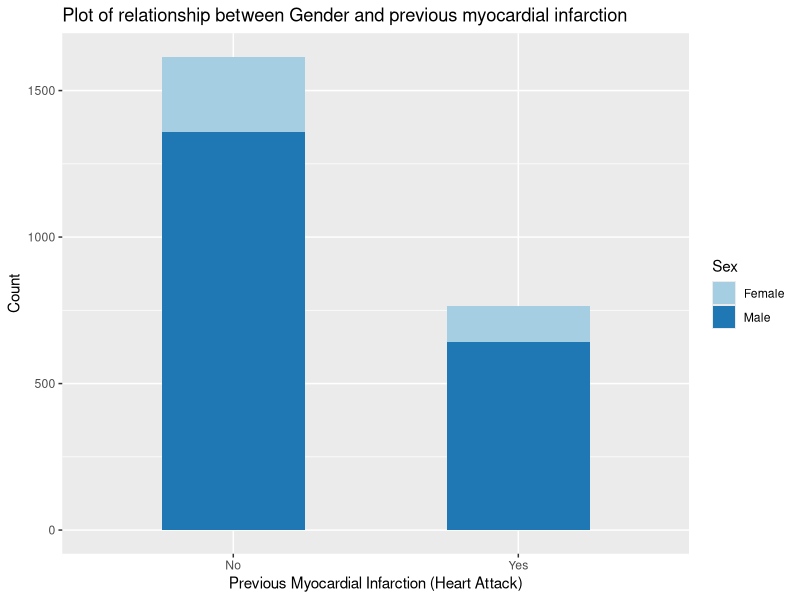
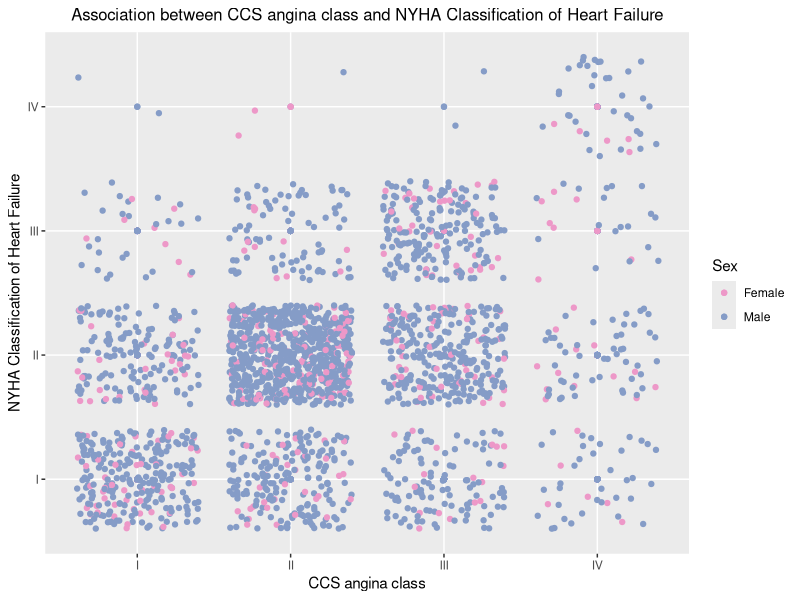
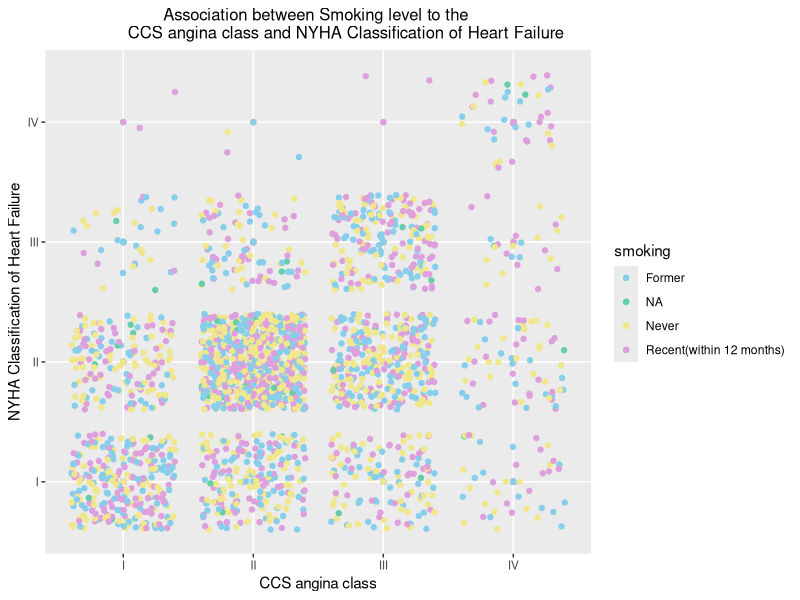
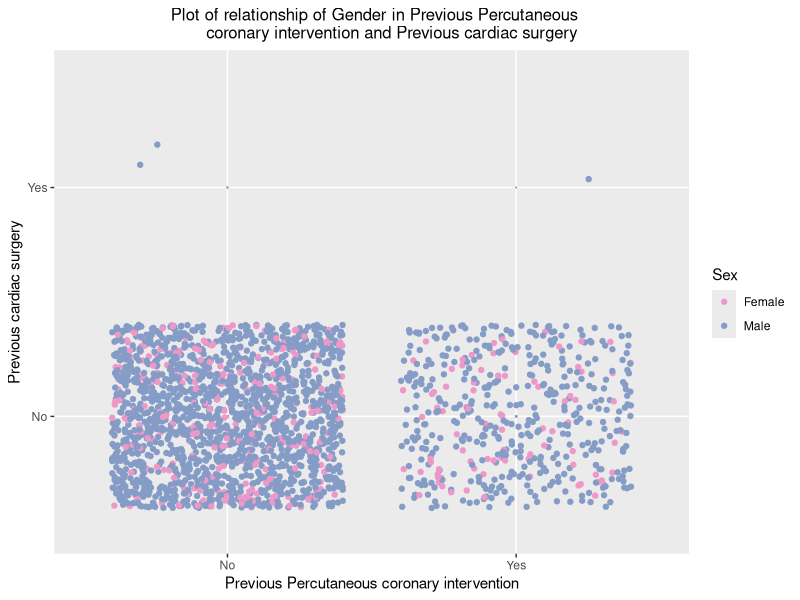

Source code (R) for these figures, in order:
## ---- chunk 1
knitr::opts_chunk$set(echo = TRUE)
## ---- chunk 2
library(tidyverse)
library(tidyr)
library(ggplot2)
library(dplyr)
library(knitr)
library(readxl)
## ---- chunk 3
ag <- read_excel("arterial_grafts.xlsx")
## ---- chunk 4
# association between Sex and Previous Myocardial Infarction
ag1 <- ag%>% filter(previousmi!= "NA", ccsanginaclass!= "NA", nyhaclass!= "NA", previouspci!= "NA", previouscardiacsurg!= "NA")
plot1 <- ggplot(ag1, aes(x = previousmi, fill = Sex))+
      geom_bar(width = 0.5)+
  scale_fill_brewer(palette="Paired")+
  ggtitle("Plot of relationship between Gender and previous myocardial infarction") +
  xlab("Previous Myocardial Infarction (Heart Attack)") + ylab("Count")
plot1
## ---- chunk 5
# Association between CCS angina class and NYHA Classification of Heart Failure
plot2 <- ggplot(ag1, aes(
                 x = ccsanginaclass,
                 y = nyhaclass,
                 col = Sex)) +
      geom_point(na.rm = TRUE) +
      geom_jitter() +
      scale_color_manual(values=c('#ed98c8', '#859cc7'))+
      labs(x = "CCS angina class",
           y = "NYHA Classification of Heart Failure",
           title = "Association between CCS angina class and NYHA Classification of Heart Failure") +
      theme(plot.title = element_text(
        hjust = 0.5,
        size = 12))
plot2
## ---- chunk 6
# Association between Smoking level to the CCS angina class and NYHA Classification of Heart Failure
plot3 <- ggplot(ag1, aes(
                 x = ccsanginaclass,
                 y = nyhaclass,
                 col = smoking)) +
      geom_point() +
      geom_jitter() +
      scale_color_manual(values=c('#87CEEB', '#66CDAA','#F0E68C','#DDA0DD'))+
      labs(x = "CCS angina class",
           y = "NYHA Classification of Heart Failure",
           title = "Association between Smoking level to the 
           CCS angina class and NYHA Classification of Heart Failure") +
      theme(plot.title = element_text(
        hjust = 0.5,
        size = 12))
plot3
## ---- chunk 7
# Association between CCS angina class and NYHA Classification of Heart Failure
plot4 <- ggplot(ag1, aes(
                 x = previouspci,
                 y = previouscardiacsurg,
                 col = Sex)) +
      geom_point(size = 0.1) +
      geom_jitter() +
      scale_color_manual(values=c('#ed98c8', '#859cc7'))+
      labs(x = "Previous Percutaneous coronary intervention",
           y = "Previous cardiac surgery",
           title = " Plot of relationship of Gender in Previous Percutaneous
        coronary intervention and Previous cardiac surgery")+
      theme(plot.title = element_text(
        hjust = 0.5,
        size = 12))
plot4
